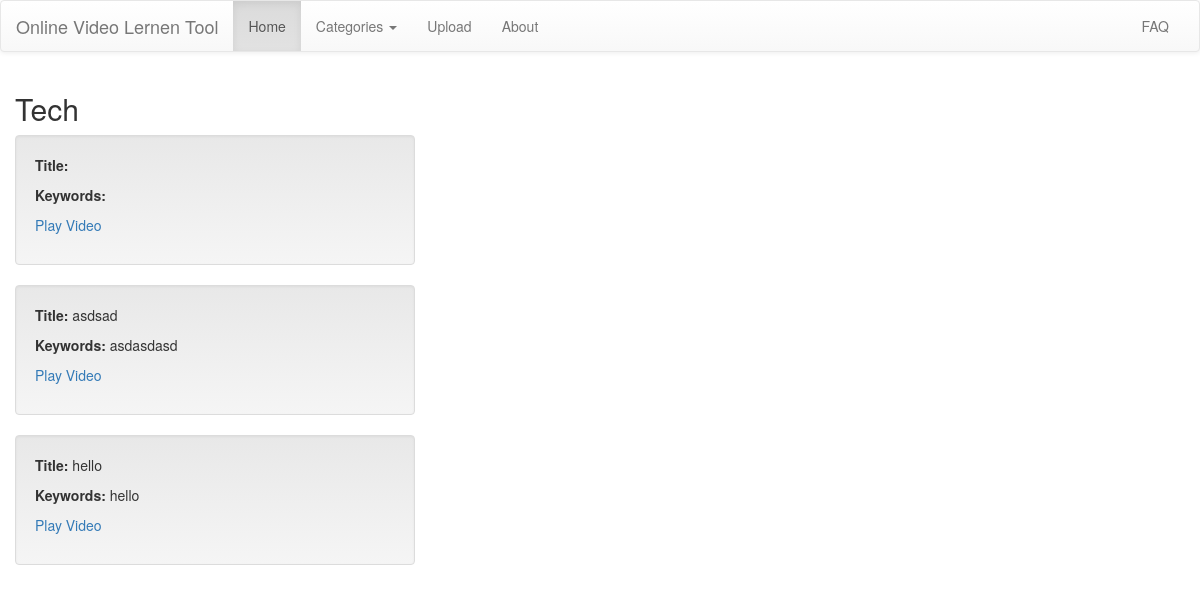
/category.php?id=1, run on the app's committed database.
### tables this page shows
CREATE TABLE `videos` (
  `id_video` int(11) UNSIGNED NOT NULL,
  `datafile_id` int(11) DEFAULT NULL,
  `category_id` int(11) DEFAULT NULL,
  `file` varchar(100) NOT NULL,
  `type` varchar(10) NOT NULL,
  `size` int(11) NOT NULL,
  `title` varchar(50) NOT NULL,
  `keywords` text NOT NULL
);

CREATE TABLE `categories` (
  `id` int(11) UNSIGNED NOT NULL,
  `categoryname` varchar(256) DEFAULT NULL
);

### category.php (the view, shortened to what this page needs)
<!DOCTYPE html>
<html>
<head>
<link rel="stylesheet" href="bootstrap-3.3.5-dist/css/bootstrap.min.css" type="text/css" />
<link rel="stylesheet" href="bootstrap-3.3.5-dist/css/bootstrap-theme.min.css" type="text/css" />
</head>
<body>
<?php include 'navigation.php';?>
<div class="container-fluid">
  <?php
$sql="SELECT * FROM videos LEFT JOIN datafiles ON videos.datafile_id = datafiles.id LEFT JOIN categories ON videos.category_id = categories.id WHERE category_id=".$_GET['id']." GROUP BY videos.id_video ORDER BY TITLE asc" ;
$result_set=mysql_query($sql);
while($row=mysql_fetch_array($result_set))
{
        if ($n==0) {
          ?><h2><?php echo $row['categoryname'] ?></h2><?php
        }
        $n++;
  ?>
  <div class="well" style="width: 400px">
  <p><b>Title:</b> <?php echo $row['title'] ?><p />
  <p><b>Keywords:</b> <?php echo $row['keywords'] ?><p />
  <p><a href="player.php?id=<?php echo $row['id_video'] ?>">Play Video</a><p />
  </div>
<?php
}
?>
</div>
</body>
</html>

### data on the page
videos: category.categoryname "Tech"
videos: title "asdsad", keywords "asdasdasd"
videos: title "hello", keywords "hello"
